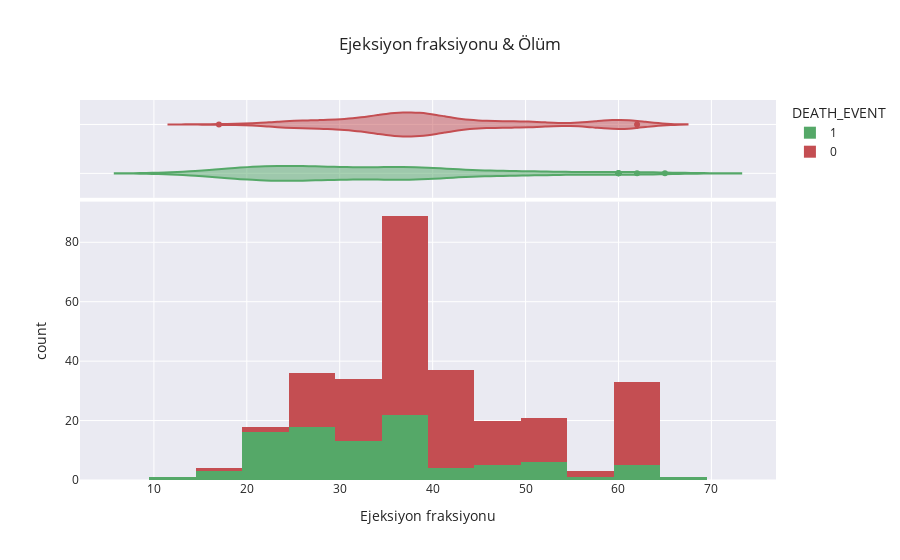

Source (notebook cell):
### Code cell
# DEATH_EVENT e göre yukarıdaki histogramı kategorize edelim

import plotly.express as px
fig = px.histogram(dataset, x="ejection_fraction", color="DEATH_EVENT", marginal="violin", hover_data=dataset.columns,
                   title ="Ejeksiyon fraksiyonu & Ölüm", 
                   labels={"ejection_fraction": "Ejeksiyon fraksiyonu"},
                   template="seaborn",
                   color_discrete_map={"0": "RebeccaPurple", "1": "MediumPurple"})
fig.show()

### Figure 1 — Plotly figure (JSON) as saved in the notebook; plotly's stock layout.template omitted (floating-point values rounded to 4 significant figures; data arrays with more than 128 entries replaced by an {"elided": "..."} marker saying what was removed)
{"data": [{"alignmentgroup": "True", "bingroup": "x", "hovertemplate": "DEATH_EVENT=1<br>Ejeksiyon fraksiyonu=%{x}<br>count=%{y}<extra></extra>", "legendgroup": "1", "marker": {"color": "rgb(85,168,104)"}, "name": "1", "offsetgroup": "1", "orientation": "v", "showlegend": true, "type": "histogram", "x": [20, 38, 20, 20, 20, 40, 15, 60, 65, 35, 38, 25, 30, 38, 50, 38, 14, 25, 55, 30, 35, 30, 38, 40, 45, 38, 30, 38, 45, 35, 50, 35, 50, 50, 38, 20, 30, 45, 60, 38, 25, 38, 20, 30, 25, 20, 62, 50, 38, 30, 20, 20, 25, 40, 35, 20, 15, 25, 25, 25, 35, 20, 20, 25, 25, 25, 30, 60, 60, 38, 40, 17, 38, 25, 30, 45, 35, 30, 38, 20, 25, 25, 38, 25, 30, 50, 25, 20, 45, 30, 20, 30, 25, 25, 20], "xaxis": "x", "yaxis": "y"}, {"alignmentgroup": "True", "customdata": {"elided": "95x12 float values"}, "hovertemplate": "DEATH_EVENT=%{customdata[11]}<br>Ejeksiyon fraksiyonu=%{x}<br>age=%{customdata[0]}<br>anaemia=%{customdata[1]}<br>creatinine_phosphokinase=%{customdata[2]}<br>diabetes=%{customdata[3]}<br>high_blood_pressure=%{customdata[4]}<br>platelets=%{customdata[5]}<br>serum_creatinine=%{customdata[6]}<br>serum_sodium=%{customdata[7]}<br>sex=%{customdata[8]}<br>smoking=%{customdata[9]}<br>time=%{customdata[10]}<extra></extra>", "legendgroup": "1", "marker": {"color": "rgb(85,168,104)"}, "name": "1", "offsetgroup": "1", "scalegroup": "x", "showlegend": false, "type": "violin", "x": [20, 38, 20, 20, 20, 40, 15, 60, 65, 35, 38, 25, 30, 38, 50, 38, 14, 25, 55, 30, 35, 30, 38, 40, 45, 38, 30, 38, 45, 35, 50, 35, 50, 50, 38, 20, 30, 45, 60, 38, 25, 38, 20, 30, 25, 20, 62, 50, 38, 30, 20, 20, 25, 40, 35, 20, 15, 25, 25, 25, 35, 20, 20, 25, 25, 25, 30, 60, 60, 38, 40, 17, 38, 25, 30, 45, 35, 30, 38, 20, 25, 25, 38, 25, 30, 50, 25, 20, 45, 30, 20, 30, 25, 25, 20], "xaxis": "x2", "yaxis": "y2"}, {"alignmentgroup": "True", "bingroup": "x", "hovertemplate": "DEATH_EVENT=0<br>Ejeksiyon fraksiyonu=%{x}<br>count=%{y}<extra></extra>", "legendgroup": "0", "marker": {"color": "rgb(196,78,82)"}, "name": "0", "offsetgroup": "0", "orientation": "v", "showlegend": true, "type": "histogram", "x": {"elided": "202 int values"}, "xaxis": "x", "yaxis": "y"}, {"alignmentgroup": "True", "customdata": {"elided": "202x12 float values"}, "hovertemplate": "DEATH_EVENT=%{customdata[11]}<br>Ejeksiyon fraksiyonu=%{x}<br>age=%{customdata[0]}<br>anaemia=%{customdata[1]}<br>creatinine_phosphokinase=%{customdata[2]}<br>diabetes=%{customdata[3]}<br>high_blood_pressure=%{customdata[4]}<br>platelets=%{customdata[5]}<br>serum_creatinine=%{customdata[6]}<br>serum_sodium=%{customdata[7]}<br>sex=%{customdata[8]}<br>smoking=%{customdata[9]}<br>time=%{customdata[10]}<extra></extra>", "legendgroup": "0", "marker": {"color": "rgb(196,78,82)"}, "name": "0", "offsetgroup": "0", "scalegroup": "x", "showlegend": false, "type": "violin", "x": {"elided": "202 int values"}, "xaxis": "x2", "yaxis": "y2"}], "layout": {"barmode": "relative", "legend": {"title": {"text": "DEATH_EVENT"}, "tracegroupgap": 0}, "title": {"text": "Ejeksiyon fraksiyonu & Ölüm"}, "xaxis": {"anchor": "y", "domain": [0, 1], "title": {"text": "Ejeksiyon fraksiyonu"}}, "xaxis2": {"anchor": "y2", "domain": [0, 1], "matches": "x", "showticklabels": false}, "yaxis": {"anchor": "x", "domain": [0, 0.7326], "title": {"text": "count"}}, "yaxis2": {"anchor": "x2", "domain": [0.7426, 1], "matches": "y2", "showline": false, "showticklabels": false, "ticks": ""}}}
